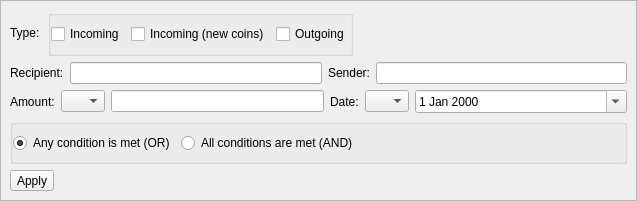
<?xml version="1.0" encoding="UTF-8"?>
<ui version="4.0">
 <class>WdgWalletTxesFilter</class>
 <widget class="QWidget" name="WdgWalletTxesFilter">
  <property name="geometry">
   <rect>
    <x>0</x>
    <y>0</y>
    <width>637</width>
    <height>201</height>
   </rect>
  </property>
  <property name="sizePolicy">
   <sizepolicy hsizetype="Preferred" vsizetype="Minimum">
    <horstretch>0</horstretch>
    <verstretch>0</verstretch>
   </sizepolicy>
  </property>
  <property name="windowTitle">
   <string>Form</string>
  </property>
  <layout class="QVBoxLayout" name="verticalLayout">
   <property name="spacing">
    <number>6</number>
   </property>
   <property name="leftMargin">
    <number>0</number>
   </property>
   <property name="topMargin">
    <number>0</number>
   </property>
   <property name="rightMargin">
    <number>0</number>
   </property>
   <property name="bottomMargin">
    <number>0</number>
   </property>
   <item>
    <widget class="QFrame" name="frame">
     <property name="frameShape">
      <enum>QFrame::StyledPanel</enum>
     </property>
     <property name="frameShadow">
      <enum>QFrame::Raised</enum>
     </property>
     <layout class="QVBoxLayout" name="verticalLayout_2">
      <property name="spacing">
       <number>6</number>
      </property>
      <item>
       <layout class="QHBoxLayout" name="horizontalLayout" stretch="0,1,0">
        <property name="spacing">
         <number>8</number>
        </property>
        <item>
         <widget class="QLabel" name="label">
          <property name="text">
           <string>Type:</string>
          </property>
         </widget>
        </item>
        <item>
         <widget class="QGroupBox" name="groupBox">
          <property name="sizePolicy">
           <sizepolicy hsizetype="Maximum" vsizetype="Preferred">
            <horstretch>0</horstretch>
            <verstretch>0</verstretch>
           </sizepolicy>
          </property>
          <property name="title">
           <string/>
          </property>
          <layout class="QHBoxLayout" name="horizontalLayout_2">
           <property name="leftMargin">
            <number>0</number>
           </property>
           <property name="topMargin">
            <number>0</number>
           </property>
           <property name="rightMargin">
            <number>0</number>
           </property>
           <property name="bottomMargin">
            <number>0</number>
           </property>
           <item>
            <widget class="QCheckBox" name="chbTypeIncoming">
             <property name="text">
              <string>Incoming</string>
             </property>
            </widget>
           </item>
           <item>
            <widget class="QCheckBox" name="chbTypeCoinbase">
             <property name="text">
              <string>Incoming (new coins)</string>
             </property>
            </widget>
           </item>
           <item>
            <widget class="QCheckBox" name="chbTypeOutgoing">
             <property name="text">
              <string>Outgoing</string>
             </property>
            </widget>
           </item>
          </layout>
         </widget>
        </item>
        <item>
         <spacer name="horizontalSpacer">
          <property name="orientation">
           <enum>Qt::Horizontal</enum>
          </property>
          <property name="sizeHint" stdset="0">
           <size>
            <width>40</width>
            <height>20</height>
           </size>
          </property>
         </spacer>
        </item>
       </layout>
      </item>
      <item>
       <layout class="QHBoxLayout" name="horizontalLayout_5">
        <item>
         <widget class="QLabel" name="label_2">
          <property name="text">
           <string>Recipient:</string>
          </property>
         </widget>
        </item>
        <item>
         <widget class="QLineEdit" name="edtRecipientAddress">
          <property name="clearButtonEnabled">
           <bool>true</bool>
          </property>
         </widget>
        </item>
        <item>
         <widget class="QLabel" name="label_3">
          <property name="text">
           <string>Sender:</string>
          </property>
         </widget>
        </item>
        <item>
         <widget class="QLineEdit" name="edtSenderAddress">
          <property name="clearButtonEnabled">
           <bool>true</bool>
          </property>
         </widget>
        </item>
       </layout>
      </item>
      <item>
       <layout class="QHBoxLayout" name="horizontalLayout_6">
        <item>
         <widget class="QLabel" name="label_4">
          <property name="sizePolicy">
           <sizepolicy hsizetype="Maximum" vsizetype="Preferred">
            <horstretch>0</horstretch>
            <verstretch>0</verstretch>
           </sizepolicy>
          </property>
          <property name="text">
           <string>Amount:</string>
          </property>
         </widget>
        </item>
        <item>
         <widget class="QComboBox" name="cboAmountOper">
          <property name="sizePolicy">
           <sizepolicy hsizetype="Maximum" vsizetype="Fixed">
            <horstretch>0</horstretch>
            <verstretch>0</verstretch>
           </sizepolicy>
          </property>
          <item>
           <property name="text">
            <string/>
           </property>
          </item>
          <item>
           <property name="text">
            <string>&gt;=</string>
           </property>
          </item>
          <item>
           <property name="text">
            <string>&lt;=</string>
           </property>
          </item>
          <item>
           <property name="text">
            <string>=</string>
           </property>
          </item>
         </widget>
        </item>
        <item>
         <widget class="QLineEdit" name="edtAmountValue">
          <property name="sizePolicy">
           <sizepolicy hsizetype="Preferred" vsizetype="Fixed">
            <horstretch>0</horstretch>
            <verstretch>0</verstretch>
           </sizepolicy>
          </property>
          <property name="clearButtonEnabled">
           <bool>true</bool>
          </property>
         </widget>
        </item>
        <item>
         <widget class="QLabel" name="label_5">
          <property name="sizePolicy">
           <sizepolicy hsizetype="Maximum" vsizetype="Preferred">
            <horstretch>0</horstretch>
            <verstretch>0</verstretch>
           </sizepolicy>
          </property>
          <property name="text">
           <string>Date:</string>
          </property>
         </widget>
        </item>
        <item>
         <widget class="QComboBox" name="cboDateOper">
          <property name="sizePolicy">
           <sizepolicy hsizetype="Maximum" vsizetype="Fixed">
            <horstretch>0</horstretch>
            <verstretch>0</verstretch>
           </sizepolicy>
          </property>
          <item>
           <property name="text">
            <string/>
           </property>
          </item>
          <item>
           <property name="text">
            <string>&gt;=</string>
           </property>
          </item>
          <item>
           <property name="text">
            <string>&lt;=</string>
           </property>
          </item>
          <item>
           <property name="text">
            <string>=</string>
           </property>
          </item>
         </widget>
        </item>
        <item>
         <widget class="QDateEdit" name="edtDate">
          <property name="sizePolicy">
           <sizepolicy hsizetype="Preferred" vsizetype="Fixed">
            <horstretch>0</horstretch>
            <verstretch>0</verstretch>
           </sizepolicy>
          </property>
          <property name="calendarPopup">
           <bool>true</bool>
          </property>
         </widget>
        </item>
       </layout>
      </item>
      <item>
       <layout class="QHBoxLayout" name="horizontalLayout_7">
        <item>
         <widget class="QGroupBox" name="groupBox_2">
          <property name="title">
           <string/>
          </property>
          <layout class="QHBoxLayout" name="horizontalLayout_8">
           <property name="leftMargin">
            <number>0</number>
           </property>
           <property name="topMargin">
            <number>0</number>
           </property>
           <property name="rightMargin">
            <number>0</number>
           </property>
           <property name="bottomMargin">
            <number>0</number>
           </property>
           <item>
            <widget class="QRadioButton" name="rbFilterTypeOr">
             <property name="sizePolicy">
              <sizepolicy hsizetype="Maximum" vsizetype="Fixed">
               <horstretch>0</horstretch>
               <verstretch>0</verstretch>
              </sizepolicy>
             </property>
             <property name="text">
              <string>Any condition is met (OR)</string>
             </property>
             <property name="checked">
              <bool>true</bool>
             </property>
            </widget>
           </item>
           <item>
            <widget class="QRadioButton" name="rbFilterTypeAnd">
             <property name="sizePolicy">
              <sizepolicy hsizetype="Minimum" vsizetype="Fixed">
               <horstretch>0</horstretch>
               <verstretch>0</verstretch>
              </sizepolicy>
             </property>
             <property name="text">
              <string>All conditions are met (AND)</string>
             </property>
            </widget>
           </item>
          </layout>
         </widget>
        </item>
       </layout>
      </item>
      <item>
       <layout class="QHBoxLayout" name="horizontalLayout_9">
        <item>
         <widget class="QToolButton" name="btnApply">
          <property name="text">
           <string>Apply</string>
          </property>
         </widget>
        </item>
        <item>
         <spacer name="horizontalSpacer_2">
          <property name="orientation">
           <enum>Qt::Horizontal</enum>
          </property>
          <property name="sizeHint" stdset="0">
           <size>
            <width>40</width>
            <height>20</height>
           </size>
          </property>
         </spacer>
        </item>
       </layout>
      </item>
     </layout>
    </widget>
   </item>
  </layout>
 </widget>
 <resources/>
 <connections/>
</ui>
